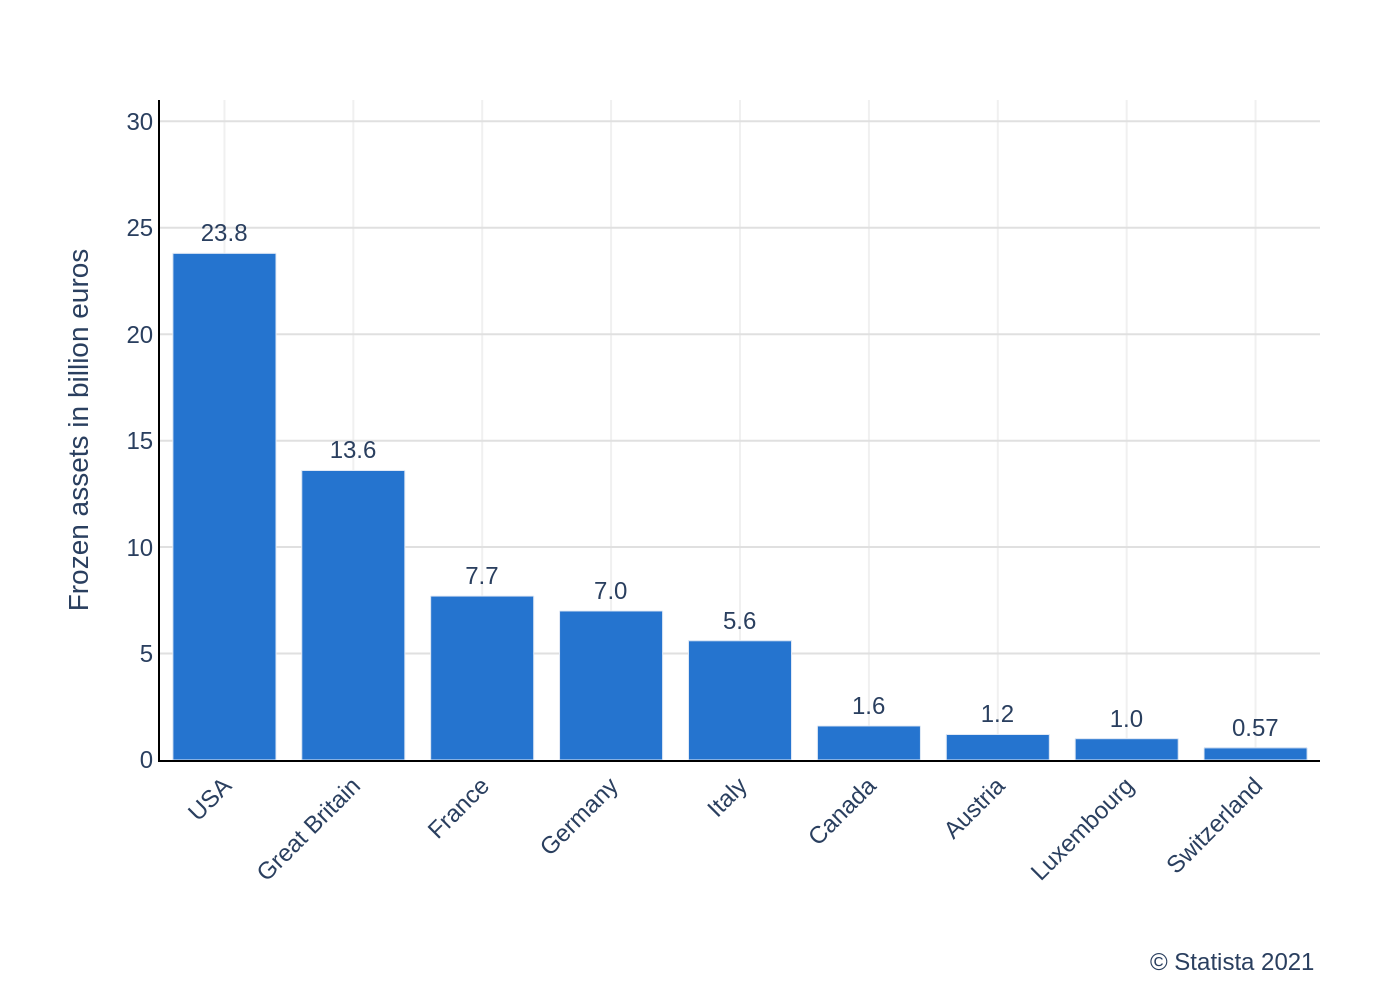

Recreate this plot in Python.
import sys
import json
from pathlib import Path
import plotly.graph_objects as go

# Check for command-line argument
if len(sys.argv) != 2:
    print(f"Usage: python {sys.argv[0]} <json_file_path>")
    sys.exit(1)

# Get the JSON file path from the command-line argument
json_file_path = Path(sys.argv[1])

# Verify the JSON file exists
if not json_file_path.is_file():
    print(f"Error: JSON file not found at '{json_file_path}'")
    sys.exit(1)

# Read data from the JSON file
with open(json_file_path, 'r', encoding='utf-8') as f:
    chart_info = json.load(f)

# Extract data for plotting
chart_data = chart_info.get('chart_data', [])
texts = chart_info.get('texts', {})
colors = chart_info.get('colors', [])

categories = [item['category'] for item in chart_data]
values = [item['value'] for item in chart_data]

# Create the figure
fig = go.Figure()

# Add the bar trace
fig.add_trace(go.Bar(
    x=categories,
    y=values,
    text=values,
    textposition='outside',
    marker_color=colors[0] if colors else None,
    cliponaxis=False,
    showlegend=False
))

# Update layout
fig.update_layout(
    font_family="Arial",
    plot_bgcolor='white',
    paper_bgcolor='white',
    margin=dict(l=80, r=40, t=50, b=120),
    xaxis=dict(
        title_text=texts.get('x_axis_title'),
        tickangle=-45,
        showgrid=True,
        gridcolor='#f0f0f0',
        linecolor='black'
    ),
    yaxis=dict(
        title_text=texts.get('y_axis_title'),
        range=[0, 31],
        tickvals=[0, 5, 10, 15, 20, 25, 30],
        showgrid=True,
        gridcolor='#e0e0e0',
        gridwidth=1,
        zeroline=False,
        linecolor='black'
    ),
    annotations=[
        dict(
            text=texts.get('source'),
            showarrow=False,
            xref='paper',
            yref='paper',
            x=1,
            y=-0.28,
            xanchor='right',
            yanchor='top',
            font=dict(size=12)
        )
    ]
)

fig.update_traces(textfont_size=12)


# Define output filename and save the image
output_filename = json_file_path.stem + '.png'
fig.write_image(output_filename, scale=2)

print(f"Chart saved as {output_filename}")
